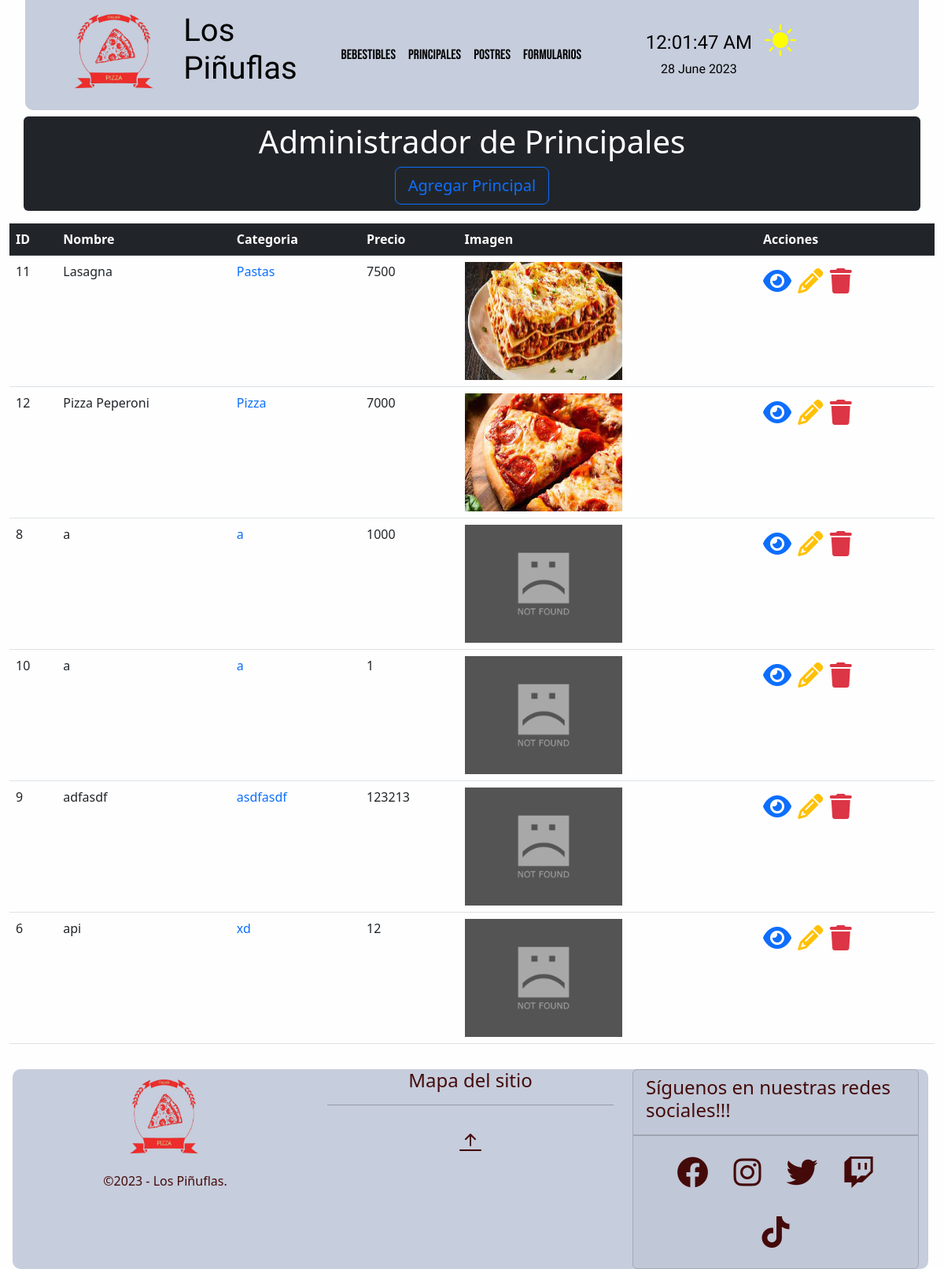
Page /crud/principales/ on the committed database.
### crud/models.py (models this page shows, shortened)
class Principal(models.Model):
    nombre=models.CharField(max_length=20)
    categoria=models.CharField(max_length=20)
    precio=models.IntegerField()
    image = models.ImageField(verbose_name='Imagen',upload_to='media/principal',null=True,blank=True)
    class Meta:
        verbose_name = 'principal'
        verbose_name_plural = 'principales'
        ordering = ['categoria','nombre']

### crud/views.py (the view)
# urls.py: path('principales/', principal_list),
def principal_list(request):
    context = {'principales': Principal.objects.all()}
    return render(request,'crud/principales.html',context)

### crud/templates/crud/principales.html (shortened to what this page needs)
{% extends 'crud/base.html' %}
{% load static %}
{% block content %}
<div class="container my-2 p-2 bg-dark text-white text-center rounded">
    <h1>Administrador de Principales</h1>
    <a class="btn btn-outline-primary btn-lg btn-block" href="{% url 'principal-new' %}">Agregar Principal</a>
</div>
<div class="container-fluid my-2">
    <div class="table-responsive">
        <table class="table">
            <thead class="table-dark">
                <tr>
                    <th>ID</th>
                    <th>Nombre</th>
                    <th>Categoria</th>
                    <th>Precio</th>
                    <th>Imagen</th>
                    <th>Acciones</th>
                </tr>
            </thead>
            <tbody>
                {% for principal in principales %}
                <tr>
                    <td>{{principal.id}}</td>
                    <td>{{principal.nombre}}</td>
                    <td>
                        <a class= "text-decoration-none" href="/crud/principales/categoria/{{principal.categoria}}">{{principal.categoria}}</a>
                    </td>
                    <td>{{principal.precio}}</td>
                    <td>
                        {% if principal.image %}
                        <img class="img-view" src="{{principal.image.url}}" alt="{{principal.title}}">
                        {% else%}
                        <img class="img-view" src="{% static 'crud/img/image_not_found.jpg' %}" alt="INF">
                        {% endif %}
                    </td>
                    <td>
                        <a class="text-decoration-none" href="{% url 'principal-detail' principal_id=principal.id %}">
                            <span class="text-primary fs-2">
                                <i class="fa-solid fa-eye"></i>
                            </span>
                        </a>
                        <a class="text-decoration-none" href="{% url 'principal-edit' principal_id=principal.id %}">
                            <span class="text-warning fs-2">
                                <i class="fa-solid fa-pencil"></i>
                            </span>
                        </a>
                        <a class="text-decoration-none"
                            href="{% url 'principal-delete' principal_id=principal.id %}">
                            <span class="text-danger fs-2">
                                <i class="fa-solid fa-trash"></i>
                            </span>
                        </a>
                    </td>
                </tr>
                {% endfor %}
            </tbody>
        </table>
    </div>
</div>
{% endblock %}

### core/static/core/css/colors.css (style rules this page uses)
:root,[new-data-bs-theme="light"] { --clr-light:#FFF9DE; --crl-dark:#67d4f5; --clr-primary:#5350ff; --clr-secondary:#FFD3B0; --clr-accent:#f54141; --clr-accent2:#440a0a; --bg-top-bottom:#c6cddc; --bg-middle:#fefefe; --text-top: black; --text-middle: black; --text-bottom:black; --fg: var(--clr-light); --bg: var(--crl-dark); }
body { background-color: #2C3333; }
.colors-middle { background: var(--bg-middle); color: var(--text-middle); transition: background-color 1.2s ease-in-out; }

### crud/static/crud/css/imagenes.css (style rules this page uses)
.img-view { height: 150px; width: 200px; }

### rows in the picture
Principal: id "11", nombre "Lasagna", categoria "Pastas", precio "7500", image (picture)
Principal: id "12", nombre "Pizza Peperoni", categoria "Pizza", precio "7000", image (picture)
Principal: id "8", nombre "a", categoria "a", precio "1000"
Principal: id "10", nombre "a", categoria "a", precio "1"
Principal: id "9", nombre "adfasdf", categoria "asdfasdf", precio "123213"
Principal: id "6", nombre "api", categoria "xd", precio "12"
